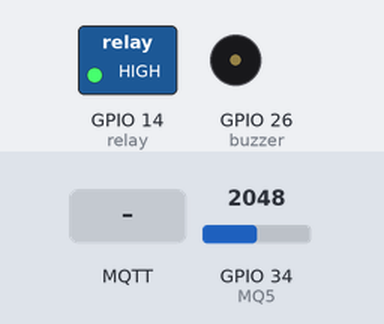
The sketch below on a simulated ESP32. Parts: switched loads named in the sketch (green lamp = pin HIGH), buzzer (waves = sounding, pin HIGH). The inputs (shaded band) are chosen by the test bench; at power-on: GPIO 34 (MQ5) = 2048. WiFi joins after 1.5 s; servers stay silent unless stated; no MQTT or app messages arrive unless stated; what the sketch prints to the serial monitor is not drawn.

Above: at 3.0 s.
3.1 s: MQTT message "1" arrives on the first subscribed topic
At 3.7 s:
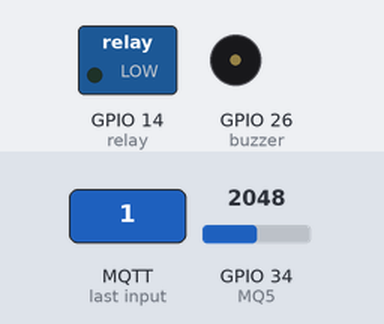
6.5 s: MQTT message "esp32/fan" arrives on the first subscribed topic
8.0 s: GPIO 34 (MQ5) set to 1387
11.2 s: GPIO 34 (MQ5) set to 1281
At 15.3 s:
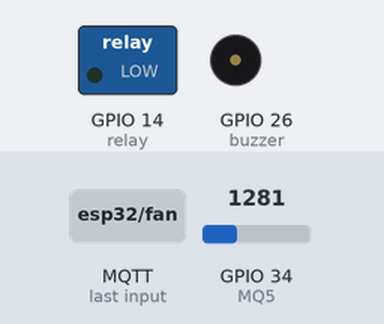
16.5 s: GPIO 34 (MQ5) set to 2047
At 20.4 s:
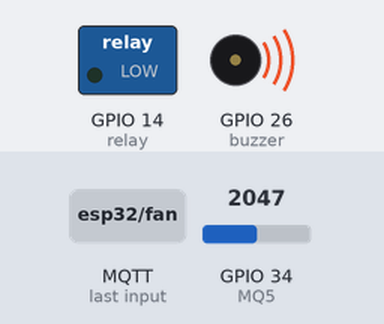
21.5 s: MQTT message "on" arrives on the first subscribed topic
Timing chart, 0 to 24.0 s (numbered marks = the images above; inputs shaded):
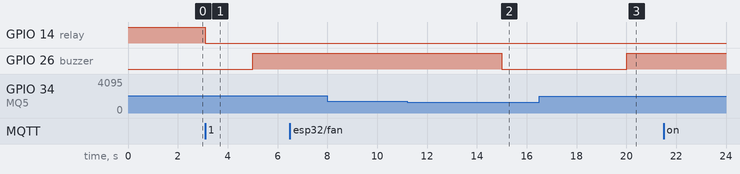

Measured:
- after the input at 3.1 s, GPIO 14 (relay): HIGH → LOW after 0.00 s instead of 1.9 s
- after the input at 6.5 s, every drawn part: stays the same
- after the input at 8.0 s, every drawn part: stays the same
- after the input at 11.2 s, GPIO 26 (buzzer): HIGH → LOW after 3.8 s
- after the input at 16.5 s, GPIO 26 (buzzer): LOW → HIGH after 3.5 s
- after the input at 21.5 s, every drawn part: stays the same

The sketch:

Main-Code.ino
```cpp
  // Blynk specific
  #define BLYNK_PRINT Serial
  #define PIN_UPTIME V5

  #include <WiFi.h>
  #include <PubSubClient.h>

  #include <BlynkSimpleEsp32.h>

  // Credentials
  char auth[] = "ksJ275N1xwiQwSurp8juWykDRK8uOc-t";
  const char* ssid = "0xABADBEEF";
  const char* password = "fuckmewkwkwk1234";
  const char* mqtt_server = "dika.exbi.xyz";
  const char* mqtt_user = "dika";
  const char* mqtt_pass = "DKfrandita23";

  WiFiClient espClient;
  PubSubClient client(espClient);

  char msg[50];
  float gas_value;

  boolean relayState = false;

  boolean gasDetected = false;
  long lastMillisGasWarning = 0;

  long lastMillisGasRead = 0;

  // PIN DEFINITION
  const int MQ5 = 34;
  const int buzzer = 26;
  const int relay = 14; // LOW for relay is on

void setup_wifi(){
  delay(10);
  Serial.print("Connecting to ");
  Serial.println(ssid);
  WiFi.begin(ssid, password);
  while (WiFi.status() != WL_CONNECTED){
    delay(500);
    Serial.print(".");
  }

  //connected status
  Serial.println("Wifi connected");
  Serial.print("IP address: ");
  Serial.println(WiFi.localIP());
}

void callback(char* topic, byte* message, unsigned int length){
  Serial.print("Message arrived on topic: ");
  Serial.print(topic);
  Serial.print(". Message: ");
  String messageTemp;
  String messageTemp2;

  for(int i = 0; i < length; i++){
    Serial.print((char)message[i]);
    messageTemp += (char)message[i];
  }

  Serial.println();
  if (String(topic) == "esp32/fan" && !gasDetected){
    if(messageTemp == "1"){
      relayState = true;
      digitalWrite(relay, LOW);
    } else {
      relayState = false;
      digitalWrite(relay, HIGH);
    }
  }
}

void reconnect(){
  while (!client.connected()){
    Serial.print("Attempting MQTT connection...");
    if(client.connect("ESP32Client",mqtt_user,mqtt_pass)){
      Serial.println("Connected");
      client.subscribe("esp32/fan");
    }
    else{
      Serial.print("Failed, rc=");
      Serial.print(client.state());
      Serial.println("try again in 5 seconds");
      delay(2000);
    }
  }
}


void setup() {
  pinMode(MQ5, INPUT);
  pinMode(buzzer, OUTPUT);
  pinMode(relay, OUTPUT);

  digitalWrite(relay,HIGH);

  Serial.begin(115200);

  setup_wifi();

  Blynk.begin(auth, ssid, password);

  client.setServer(mqtt_server,1883);
  client.setCallback(callback);
}


void loop() {
  client.loop();
  Blynk.run();
  if (!client.connected()){
    reconnect();
  }

  if ((millis() - lastMillisGasRead) > 5000){
    char tempString[8];

    lastMillisGasRead = millis();

    gas_value = map(analogRead(MQ5),0,4095,2,150);
    dtostrf(gas_value, 1, 2, tempString);

    Serial.println("=====_Gas Monitoring_=====");
    Serial.println(gas_value);
    if(gas_value >= 50){
      gasDetected = true;
    } else {
      gasDetected = false;
    }
    client.publish("esp32/gas", tempString);
  }

  if ((millis() - lastMillisGasWarning) > 5000){
    lastMillisGasWarning = millis();
    if(gasDetected) {
      digitalWrite(relay,LOW);
      digitalWrite(buzzer,HIGH);
    } else {
      if(!relayState) {
        digitalWrite(relay,HIGH);
      }
      digitalWrite(buzzer,LOW);
    }
  }
}
```
